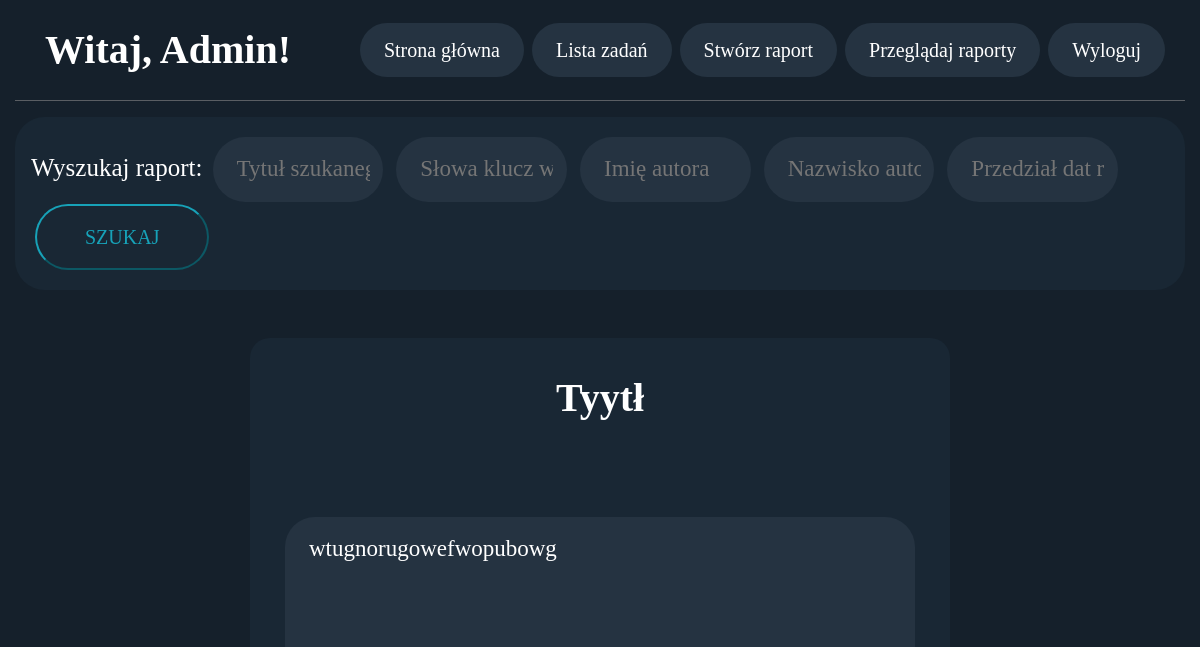
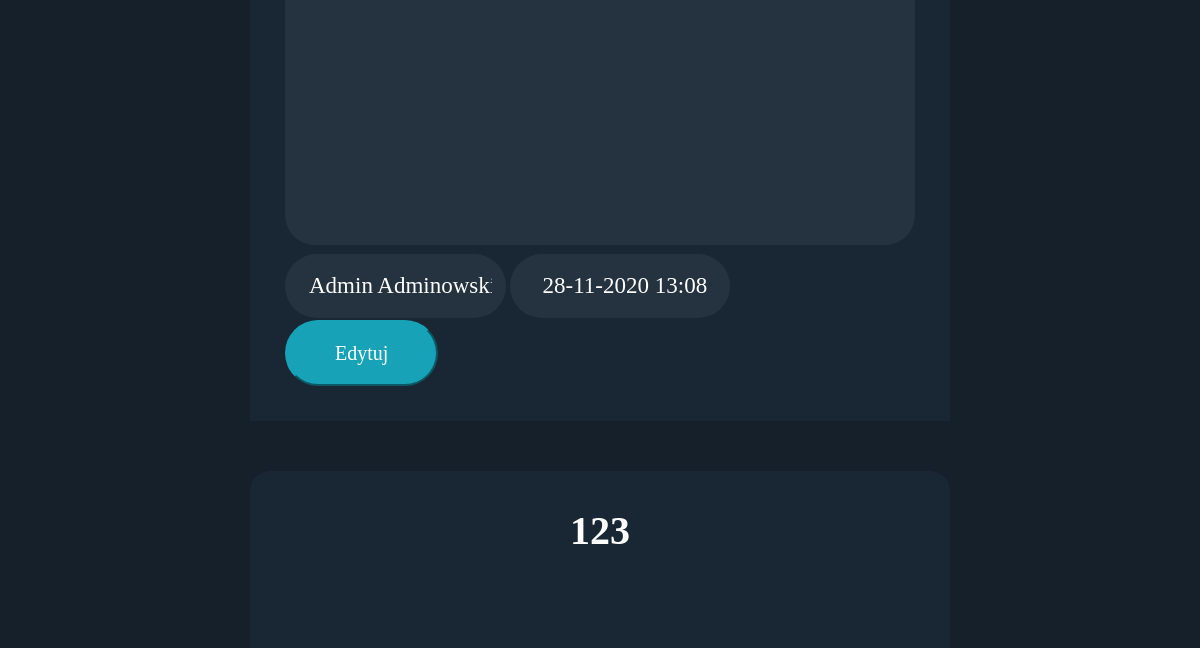
The page /raports_view (signed in, upper part) on the database as committed earlier (2 pictures, top to bottom).
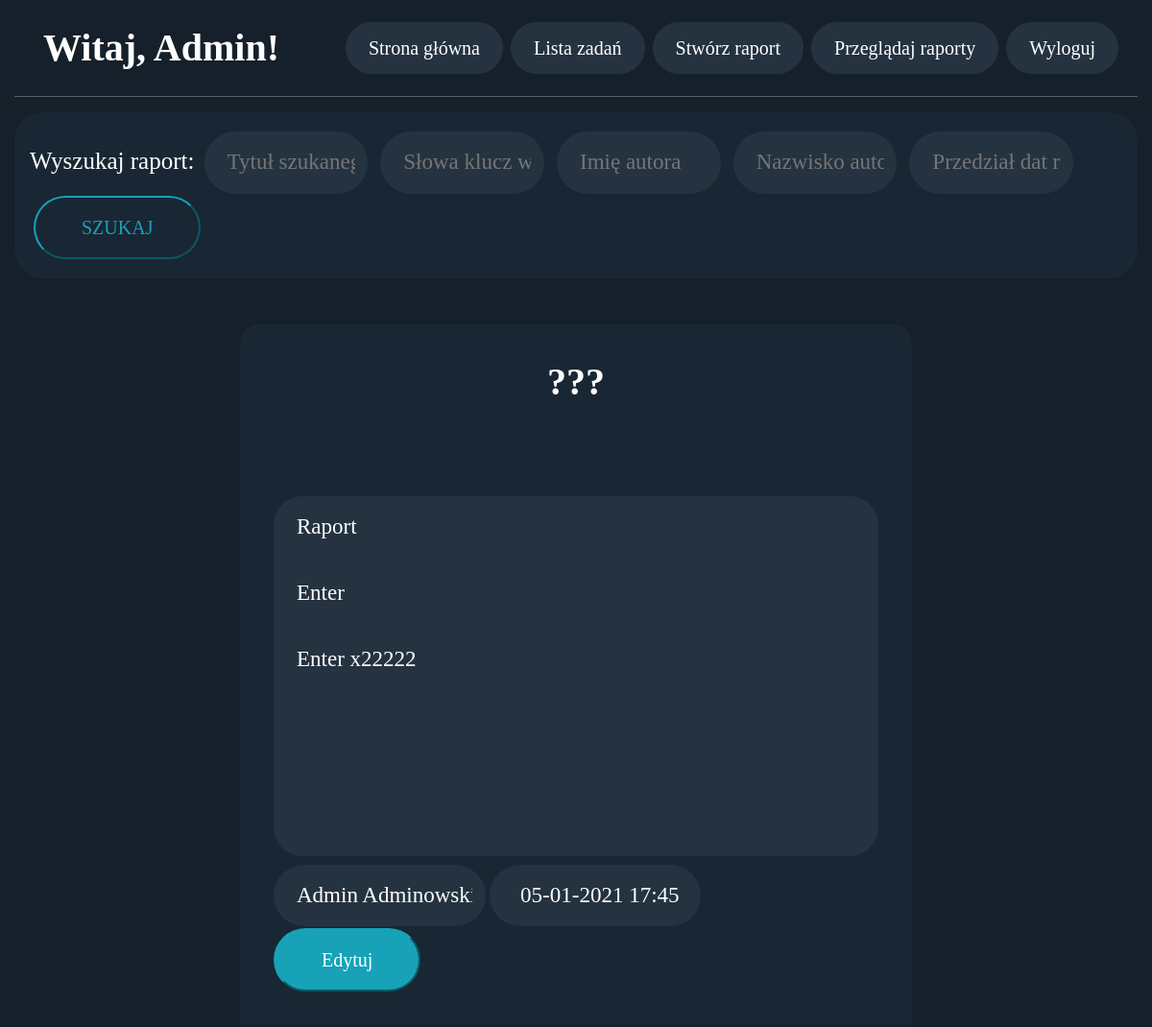
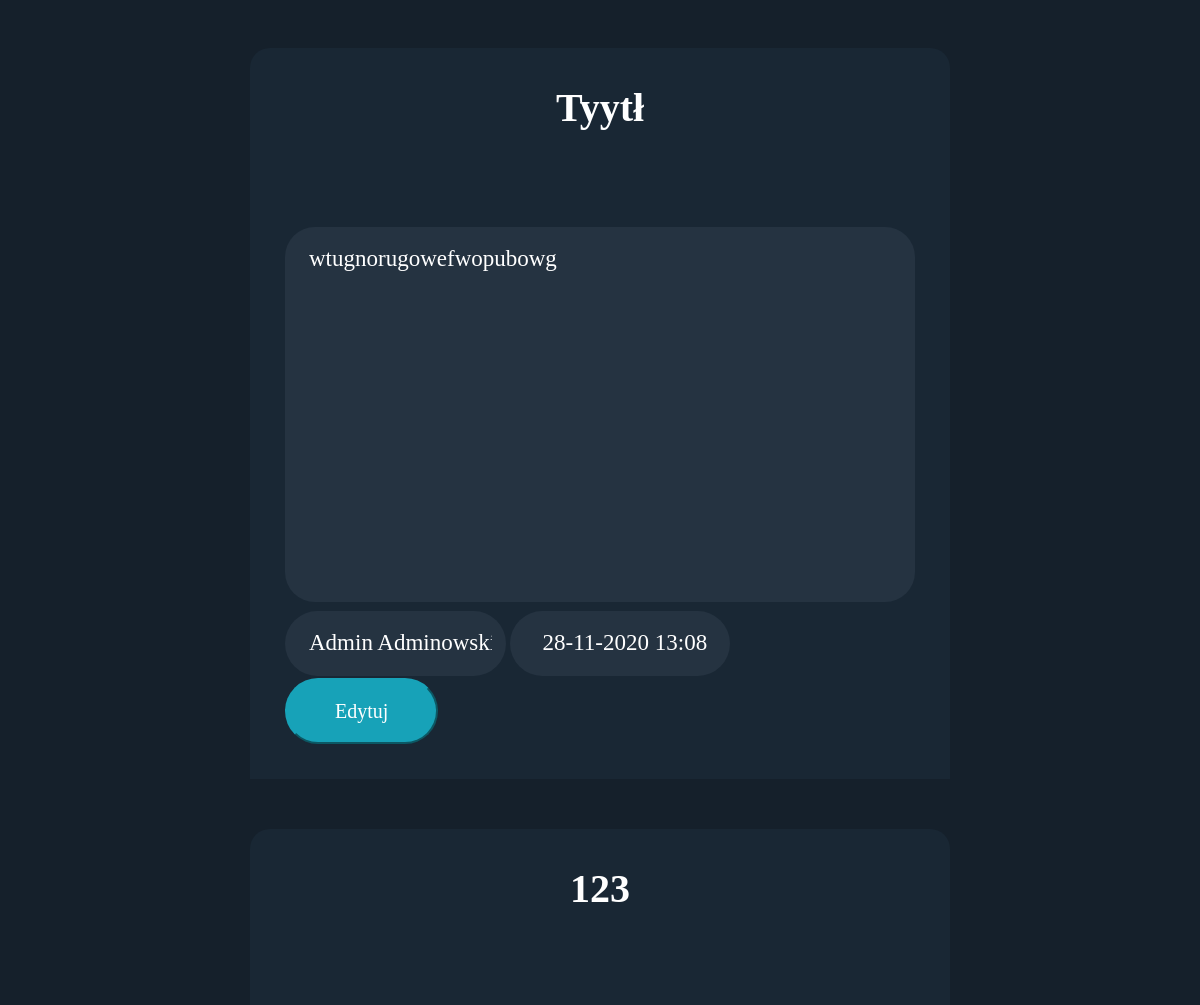
The same page on the database as committed later (2 pictures, top to bottom).
### login/models.py (models this page shows, shortened)
class Raport(models.Model):
	title = models.CharField(max_length=100)
	content = models.TextField()
	author_name = models.CharField(max_length=100)
	author_lastname = models.CharField(max_length=100)
	dateTime = models.DateTimeField(auto_now_add=True)
	objects = models.Manager()

### login/views.py (the view)
# urls.py: path('raports_view', views.raports_view, name='raports_view'),
def raports_view(request):
	if request.user.is_authenticated:
		if request.method == "POST":
			search_title = request.POST['title']
			search_content = request.POST['content']
			search_name = request.POST['name']
			search_lastname = request.POST['lastname']
			search_date = request.POST['date']
			raports = Raport.objects.all()
			if search_title != '' and not search_title.isspace():
				raports = Raport.objects.filter(title__icontains=search_title)
			if search_content != '' and not search_content.isspace():
				raports = raports.filter(content__icontains=search_content)
			if search_name != '' and not search_name.isspace():
				raports = raports.filter(author_name__iexact=search_name)
			if search_lastname != '' and not search_lastname.isspace():
				raports = raports.filter(author_lastname__iexact=search_lastname)
			if search_date != '':
				dates = search_date.split(' - ')
				dateStart = datetime.strptime(dates[0], '%m/%d/%Y').replace(hour=0, minute=0)
				dateEnd = datetime.strptime(dates[1], '%m/%d/%Y').replace(hour=23, minute=59)
				raports = raports.filter(dateTime__gte=dateStart)
				raports = raports.filter(dateTime__lte=dateEnd)
			return render(request, 'raports_view.html', {"raports": raports[::-1]})
		else:
			visibleRaports = 50
			numOfRaports = Raport.objects.all().count()
			if numOfRaports < visibleRaports:
				visibleRaports = numOfRaports
			raports = Raport.objects.all()[numOfRaports-visibleRaports:numOfRaports]
			return render(request, 'raports_view.html', {"raports": raports[::-1]})
	else:
		return redirect('login')

### templates/raports_view.html (shortened to what this page needs)
{% extends 'index.html' %}
{% block content %}
<nav class="navbar navbar-expand-lg my_nav mb-5 circular-whole" id='sticky'>
    <form class='form-inline-my my-2 my-lg-0 ml-auto' action="raports_view" method="post">
        <span>Wyszukaj raport: </span>
        <input class='badge-pill pl-4 ml-1 mr-1' type="text" name="title" placeholder="Tytuł szukanego">
        <input class='badge-pill pl-4 ml-1 mr-1' type="text" name="content" placeholder="Słowa klucz w treści">
        <input class='badge-pill pl-4 ml-1 mr-1' type="text" name="name" placeholder="Imię autora">
        <input class='badge-pill pl-4 ml-1 mr-1' type="text" name="lastname" placeholder="Nazwisko autora">
        <input class='badge-pill pl-4 ml-1 mr-1' type="text" name="date" placeholder="Przedział dat raportu">
        <button class='pb-3 pt-3 pl-5 pr-5 ml-1 btn-outline-info badge-pill'>SZUKAJ</button>
    </form>
</nav>
<div class="w-100">
    {% for raport in raports %}
        <div class='form form_title form_raports circular-top mb-0'>
            <span class="title">{{raport.title}}</span><br><br>
        </div>
        <div class="form form_raports">
            <form action="{% url 'raports_edit' raport.id %}" method="get">
                <textarea class='circular-whole pl-4' disabled id="rap" rows="10">{{raport.content}}</textarea>
                <div class='form-inline'>
                    <input class='badge-pill pl-4 mr-1' disabled type="text" value="{{raport.author_name}} {{raport.author_lastname}}"><br>
                    <input class='badge-pill pl-4 mr-5' disabled type="text" value="{{raport.dateTime.day|stringformat:'02d'}}-{{raport.dateTime.month|stringformat:'02d'}}-{{raport.dateTime.year}} {{raport.dateTime.hour}}:{{raport.dateTime.minute|stringformat:'02d'}}"><br>
                    {% if user.is_superuser %}
                        <button class='pb-3 pt-3 pl-5 pr-5 btn-info badge-pill edit_btn'>Edytuj</button>
                    {% endif %}
                </div>
            </form>
        </div>
    {% endfor %}
</div>
{% endblock %}

### templates/index.html (shortened to what this page needs)
{% load static %}
<!DOCTYPE html>
<html lang="en">
<head>
    <link rel="stylesheet" href="https://maxcdn.bootstrapcdn.com/bootstrap/4.0.0/css/bootstrap.min.css">
    <link rel="stylesheet" type="text/css" href="https://cdn.jsdelivr.net/npm/daterangepicker/daterangepicker.css" />
    <link rel="stylesheet" type="text/css" href="{% static 'styl.css' %}">
    <link href="https://cdn.jsdelivr.net/gh/gitbrent/bootstrap4-toggle@3.6.1/css/bootstrap4-toggle.min.css" rel="stylesheet">
</head>
<body>
  <div class='container-fluid coloured h-100'>
    <nav class="navbar navbar-expand-lg my_nav">
        <ul class="nav">
          <li class="nav_name">Witaj, {{ user.first_name }}!</li>
        </ul>
        <ul class="nav my-2 my-lg-0 ml-auto">
          <li class="nav_item"><a href="{% url 'index' %}" class='badge-pill pl-4 pr-4 ml-1 mr-1'>Strona główna</a></li>
            {% if user.is_superuser %}
                <li class="nav_item"><a href="{% url 'to_do_list' %}" class='badge-pill pl-4 pr-4 ml-1 mr-1'>Lista zadań</a></li>
                <li class="nav_item"><a href="{% url 'raports_maker' %}" class='badge-pill pl-4 pr-4 ml-1 mr-1'>Stwórz raport</a></li>
            {% endif %}
          <li class="nav_item"><a href="{% url 'raports_view' %}" class='badge-pill pl-4 pr-4 ml-1 mr-1'>Przeglądaj raporty</a></li>
          <li class="nav_item" style="float:right"><a href="{% url 'logout' %}" class='badge-pill pl-4 pr-4 ml-1 mr-1'>Wyloguj</a></li>
        </ul>
    </nav>
    <hr class='mt-0'>
    {% block content %}{% endblock %}
  </div>
</body>
</html>

### main/static/styl.css (style rules this page uses)
html, body { margin:0px; font-family: 'Segoe UI Light'; background-color: #15202b; }
.coloured { background-color: #15202b; }
.form { background: #192734; min-width: 400px; max-width: 400px; margin: 0 auto 0; padding: 35px; text-align: center; }
.form_title { padding: 20px; }
.form_raports { min-width: 700px; max-width: 40%; margin: 0 auto 50px; padding: 35px; padding-top:30px; }
input, textarea { outline: 0; background:#253341; width: 100%; border: 0; margin: 0 0 2px; padding: 15px; box-sizing: border-box; color:white; font-size: 23px; }
.form_raports input { width: 35%; float: left; text-align: center; }
.edit_btn { margin:0 !important; }
li a { display: block; color: white; padding: 12px 14px; text-decoration: none; text-align: center; background-color: #253341; }
.my_nav { font-size:20px; color:white; }
.nav_name { padding: 12px 14px; font-weight: bold; font-size:40px; }
.title { font-size:40px; font-weight: bold; color: white; }
.circular-top { border-radius: 20px 20px 0 0 }
.circular-whole { border-radius: 30px; }
textarea { resize: none; }
button { font-size: 20px; }
.form-inline-my input { width:15% !important; }
.form-inline-my span { font-size:25px; }
#sticky { position: sticky; top:0; background: #192734; padding-top:20px; padding-bottom: 20px; }
hr { border-top: 1px solid; color: #5a5e63; }

Rows that differ between the two databases and show on the page:
added Raport: title "???", content "Raport Enter Enter x22222", author_name "Admin Adminowski", dateTime.day "05-01-2021 17:45", shows "Edytuj"
